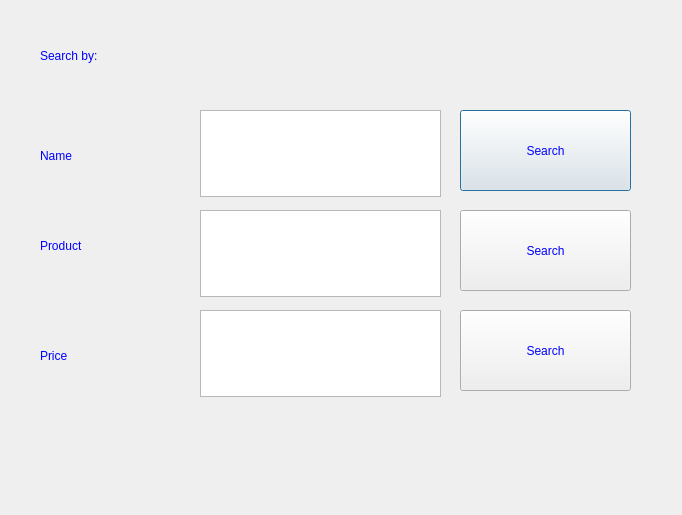
<?xml version="1.0" encoding="UTF-8"?>
<ui version="4.0">
 <class>Dialog</class>
 <widget class="QDialog" name="Dialog">
  <property name="geometry">
   <rect>
    <x>0</x>
    <y>0</y>
    <width>682</width>
    <height>515</height>
   </rect>
  </property>
  <property name="windowTitle">
   <string>Search</string>
  </property>
  <widget class="QLabel" name="label">
   <property name="geometry">
    <rect>
     <x>40</x>
     <y>10</y>
     <width>261</width>
     <height>91</height>
    </rect>
   </property>
   <property name="styleSheet">
    <string notr="true">font: 75 24pt &quot;MS Shell Dlg 2&quot;;
color: rgb(0, 0, 255);</string>
   </property>
   <property name="text">
    <string>Search by:</string>
   </property>
  </widget>
  <widget class="QTextEdit" name="tname">
   <property name="geometry">
    <rect>
     <x>200</x>
     <y>110</y>
     <width>241</width>
     <height>87</height>
    </rect>
   </property>
  </widget>
  <widget class="QTextEdit" name="pname">
   <property name="geometry">
    <rect>
     <x>200</x>
     <y>210</y>
     <width>241</width>
     <height>87</height>
    </rect>
   </property>
  </widget>
  <widget class="QTextEdit" name="prname">
   <property name="geometry">
    <rect>
     <x>200</x>
     <y>310</y>
     <width>241</width>
     <height>87</height>
    </rect>
   </property>
  </widget>
  <widget class="QLabel" name="label_2">
   <property name="geometry">
    <rect>
     <x>40</x>
     <y>120</y>
     <width>131</width>
     <height>71</height>
    </rect>
   </property>
   <property name="styleSheet">
    <string notr="true">font: 75 24pt &quot;MS Shell Dlg 2&quot;;
color: rgb(0, 0, 255);</string>
   </property>
   <property name="text">
    <string>Name</string>
   </property>
  </widget>
  <widget class="QLabel" name="label_3">
   <property name="geometry">
    <rect>
     <x>40</x>
     <y>210</y>
     <width>131</width>
     <height>71</height>
    </rect>
   </property>
   <property name="styleSheet">
    <string notr="true">font: 75 24pt &quot;MS Shell Dlg 2&quot;;
color: rgb(0, 0, 255);</string>
   </property>
   <property name="text">
    <string>Product</string>
   </property>
  </widget>
  <widget class="QLabel" name="label_4">
   <property name="geometry">
    <rect>
     <x>40</x>
     <y>320</y>
     <width>131</width>
     <height>71</height>
    </rect>
   </property>
   <property name="styleSheet">
    <string notr="true">font: 75 24pt &quot;MS Shell Dlg 2&quot;;
color: rgb(0, 0, 255);</string>
   </property>
   <property name="text">
    <string>Price</string>
   </property>
  </widget>
  <widget class="QPushButton" name="btn">
   <property name="geometry">
    <rect>
     <x>460</x>
     <y>110</y>
     <width>171</width>
     <height>81</height>
    </rect>
   </property>
   <property name="styleSheet">
    <string notr="true">font: 75 24pt &quot;MS Shell Dlg 2&quot;;
color: rgb(0, 0, 255);</string>
   </property>
   <property name="text">
    <string>Search</string>
   </property>
  </widget>
  <widget class="QPushButton" name="btn1">
   <property name="geometry">
    <rect>
     <x>460</x>
     <y>210</y>
     <width>171</width>
     <height>81</height>
    </rect>
   </property>
   <property name="styleSheet">
    <string notr="true">font: 75 24pt &quot;MS Shell Dlg 2&quot;;
color: rgb(0, 0, 255);</string>
   </property>
   <property name="text">
    <string>Search</string>
   </property>
  </widget>
  <widget class="QPushButton" name="btn2">
   <property name="geometry">
    <rect>
     <x>460</x>
     <y>310</y>
     <width>171</width>
     <height>81</height>
    </rect>
   </property>
   <property name="styleSheet">
    <string notr="true">font: 75 24pt &quot;MS Shell Dlg 2&quot;;
color: rgb(0, 0, 255);</string>
   </property>
   <property name="text">
    <string>Search</string>
   </property>
  </widget>
 </widget>
 <resources/>
 <connections/>
</ui>
